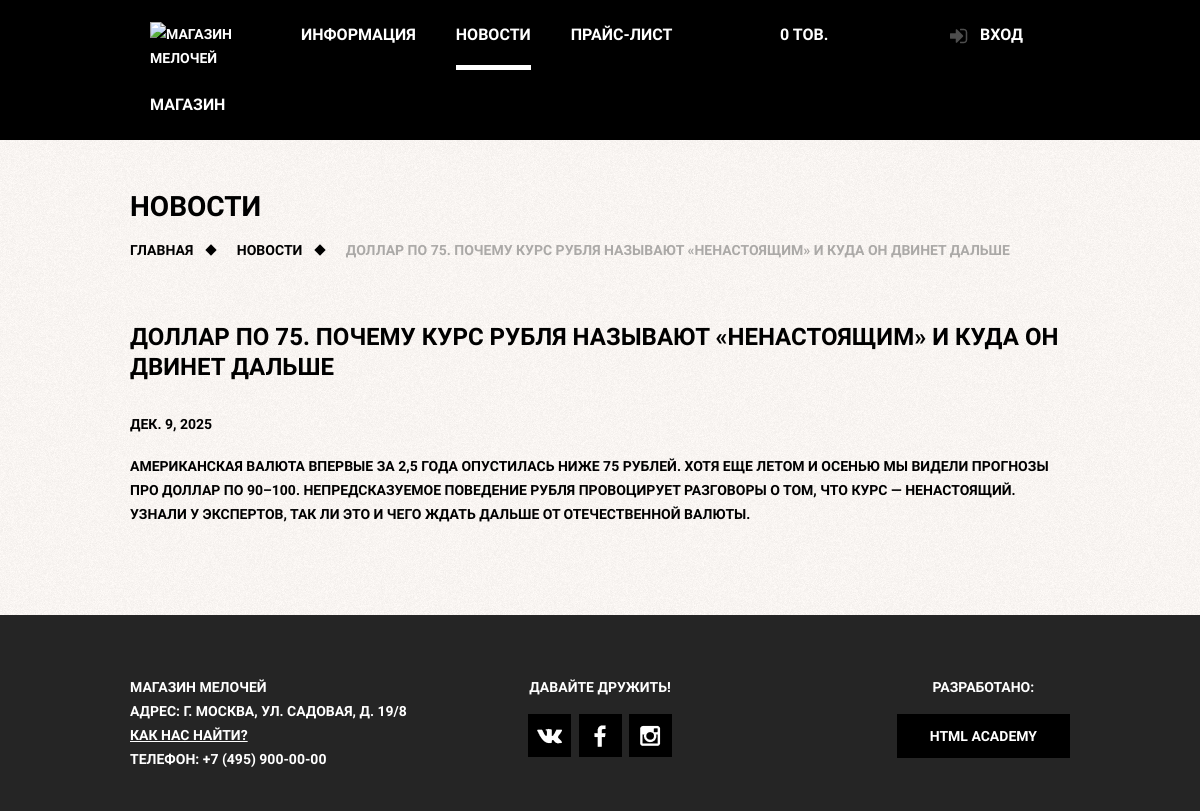
The page /news/new_7/ on the database its author committed.
### barber_baseapp/models.py (models this page shows, shortened)
class News(models.Model):
    title = models.CharField(max_length=250, db_index=True)
    slug = models.SlugField(max_length=250, blank=True, unique=True)
    body = RichTextUploadingField(blank=True, null=True)
    date = models.DateField()
    class Meta:
        ordering = ['-date']

### barber_baseapp/views.py (the view)
# urls.py: path('news/<str:slug>/', NewsDetailView.as_view(), name='news_detail'),
class NewsDetailView(DetailView):
	model = News
	template_name = 'barber_baseapp/news_detail.html'
	slug_url_kwarg = 'slug'
	context_object_name = 'news'

### barber_account/context_processors.py (called while the page is built)
def loginform(request):
    return {'form': LoginForm}

### barber_cart/cart.py (called while the page is built)
    def __len__(self):
        return sum(item['quantity'] for item in self.cart.values())

### barber_cart/context_processors.py (called while the page is built)
def cart(request):
	return {'cart': Cart(request)}

### barber_baseapp/templates/barber_baseapp/news_detail.html (shortened to what this page needs)
{% extends 'base.html' %}
{% load static %}
{% block bodyclass%}
	class="inner-page"
{% endblock %}
{% block content %}
    <h1 class="inner-page-title">
        Новости
    </h1>
    <ul class="breadcrumbs">
        <li><a href="{% url 'main_page' %}">Главная</a></li>
        <li><a href="{% url 'news_page' %}">Новости</a></li>
		<li class="current">{{ news.title }}</li>
    </ul>
    <div class="inner-content">
		<div class="inner-columns clearfix">
			<h2>{{ news.title }}</h2>
			<h4>{{ news.date }}</h4>
			<p>{% autoescape off %}{{ news.body }}{% endautoescape %}</p>
		</div>
    </div>
{% endblock %}

### static/css/style.css (style rules this page uses)
html, body { margin: 0; padding: 0; }
body { min-width: 960px; font-weight: 700; font-size: 14px; line-height: 24px; font-family: "PT Sans Narrow", "Arial", sans-serif; color: #ffffff; text-transform: uppercase; background: #000000 url(../images/tint.png) no-repeat center top; }
.inner-page { color: #000000; background: #f8f3f0 url(../images/pattern-white.jpg) repeat; }
.clearfix::after { content: ""; display: table; clear: both; }
.breadcrumbs { margin: 0; padding: 0; list-style: none; }
.breadcrumbs li { position: relative; display: inline; padding-right: 40px; }
.breadcrumbs a { color: #000000; text-decoration: none; }
.breadcrumbs .current { color: #aba9a7; }
.breadcrumbs li::after { content: ""; position: absolute; top: 4px; right: 18px; width: 8px; height: 8px; background-color: #000000; transform: rotate(45deg); }
.breadcrumbs .current::after { content: none; }
.inner-content { margin-bottom: 75px; }
.inner-content h2 { margin-top: 60px; margin-bottom: 30px; font-size: 24px; line-height: 30px; }
.inner-content p { margin: 14px 0; }
.inner-columns { margin: 60px 0; }

### rows shown on the page
News: title "ДОЛЛАР ПО 75. ПОЧЕМУ КУРС РУБЛЯ НАЗЫВАЮТ «НЕНАСТОЯЩИМ» И КУДА ОН ДВИНЕТ ДАЛЬШЕ", date "ДЕК. 9, 2025", body "АМЕРИКАНСКАЯ ВАЛЮТА ВПЕРВЫЕ ЗА 2,5 ГОДА ОПУСТИЛАСЬ НИЖЕ 75 РУБЛЕЙ. ХОТЯ ЕЩЕ ЛЕТОМ И ОСЕНЬЮ МЫ ВИДЕЛИ ПРОГНОЗЫ ПРО ДОЛЛАР ПО 90–100. НЕПРЕДСКАЗУЕМОЕ ПОВЕДЕНИЕ РУБЛЯ ПРОВОЦИРУЕТ РАЗГОВОРЫ О ТОМ, ЧТО КУРС — НЕНАСТОЯЩИЙ. УЗНАЛИ У ЭКСПЕРТОВ, ТАК ЛИ ЭТО И ЧЕГО ЖДАТЬ ДАЛЬШЕ ОТ ОТЕЧЕСТВЕННОЙ ВАЛЮТЫ."
